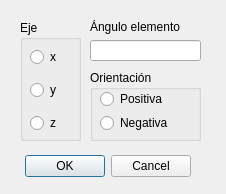
<?xml version="1.0" encoding="UTF-8"?>
<ui version="4.0">
 <class>RotacionalDialog</class>
 <widget class="QDialog" name="RotacionalDialog">
  <property name="geometry">
   <rect>
    <x>0</x>
    <y>0</y>
    <width>226</width>
    <height>194</height>
   </rect>
  </property>
  <property name="windowTitle">
   <string>Agregando rotacional</string>
  </property>
  <widget class="QDialogButtonBox" name="buttonBox">
   <property name="geometry">
    <rect>
     <x>-150</x>
     <y>150</y>
     <width>341</width>
     <height>32</height>
    </rect>
   </property>
   <property name="orientation">
    <enum>Qt::Horizontal</enum>
   </property>
   <property name="standardButtons">
    <set>QDialogButtonBox::Cancel|QDialogButtonBox::Ok</set>
   </property>
  </widget>
  <widget class="QGroupBox" name="groupBox">
   <property name="geometry">
    <rect>
     <x>20</x>
     <y>20</y>
     <width>61</width>
     <height>121</height>
    </rect>
   </property>
   <property name="title">
    <string>Eje</string>
   </property>
   <widget class="QWidget" name="verticalLayoutWidget">
    <property name="geometry">
     <rect>
      <x>10</x>
      <y>20</y>
      <width>41</width>
      <height>101</height>
     </rect>
    </property>
    <layout class="QVBoxLayout" name="verticalLayout">
     <item>
      <widget class="QRadioButton" name="rot_x">
       <property name="text">
        <string>x</string>
       </property>
      </widget>
     </item>
     <item>
      <widget class="QRadioButton" name="rot_y">
       <property name="text">
        <string>y</string>
       </property>
      </widget>
     </item>
     <item>
      <widget class="QRadioButton" name="rot_z">
       <property name="text">
        <string>z</string>
       </property>
      </widget>
     </item>
    </layout>
   </widget>
  </widget>
  <widget class="QWidget" name="verticalLayoutWidget_5">
   <property name="geometry">
    <rect>
     <x>90</x>
     <y>20</y>
     <width>111</width>
     <height>41</height>
    </rect>
   </property>
   <layout class="QVBoxLayout" name="verticalLayout_6">
    <item>
     <widget class="QLabel" name="label">
      <property name="text">
       <string>Ángulo elemento</string>
      </property>
     </widget>
    </item>
    <item>
     <widget class="QLineEdit" name="anguloText"/>
    </item>
   </layout>
  </widget>
  <widget class="QGroupBox" name="groupBox_2">
   <property name="geometry">
    <rect>
     <x>90</x>
     <y>70</y>
     <width>111</width>
     <height>71</height>
    </rect>
   </property>
   <property name="title">
    <string>Orientación</string>
   </property>
   <widget class="QWidget" name="verticalLayoutWidget_3">
    <property name="geometry">
     <rect>
      <x>10</x>
      <y>20</y>
      <width>91</width>
      <height>42</height>
     </rect>
    </property>
    <layout class="QVBoxLayout" name="verticalLayout_3">
     <item>
      <widget class="QRadioButton" name="orientacion_pos">
       <property name="text">
        <string>Positiva</string>
       </property>
      </widget>
     </item>
     <item>
      <widget class="QRadioButton" name="orientacion_neg">
       <property name="text">
        <string>Negativa</string>
       </property>
      </widget>
     </item>
    </layout>
   </widget>
   <zorder>verticalLayoutWidget_3</zorder>
   <zorder>verticalLayoutWidget_4</zorder>
  </widget>
 </widget>
 <resources/>
 <connections>
  <connection>
   <sender>buttonBox</sender>
   <signal>accepted()</signal>
   <receiver>RotacionalDialog</receiver>
   <slot>accept()</slot>
   <hints>
    <hint type="sourcelabel">
     <x>248</x>
     <y>254</y>
    </hint>
    <hint type="destinationlabel">
     <x>157</x>
     <y>274</y>
    </hint>
   </hints>
  </connection>
  <connection>
   <sender>buttonBox</sender>
   <signal>rejected()</signal>
   <receiver>RotacionalDialog</receiver>
   <slot>reject()</slot>
   <hints>
    <hint type="sourcelabel">
     <x>316</x>
     <y>260</y>
    </hint>
    <hint type="destinationlabel">
     <x>286</x>
     <y>274</y>
    </hint>
   </hints>
  </connection>
 </connections>
</ui>
